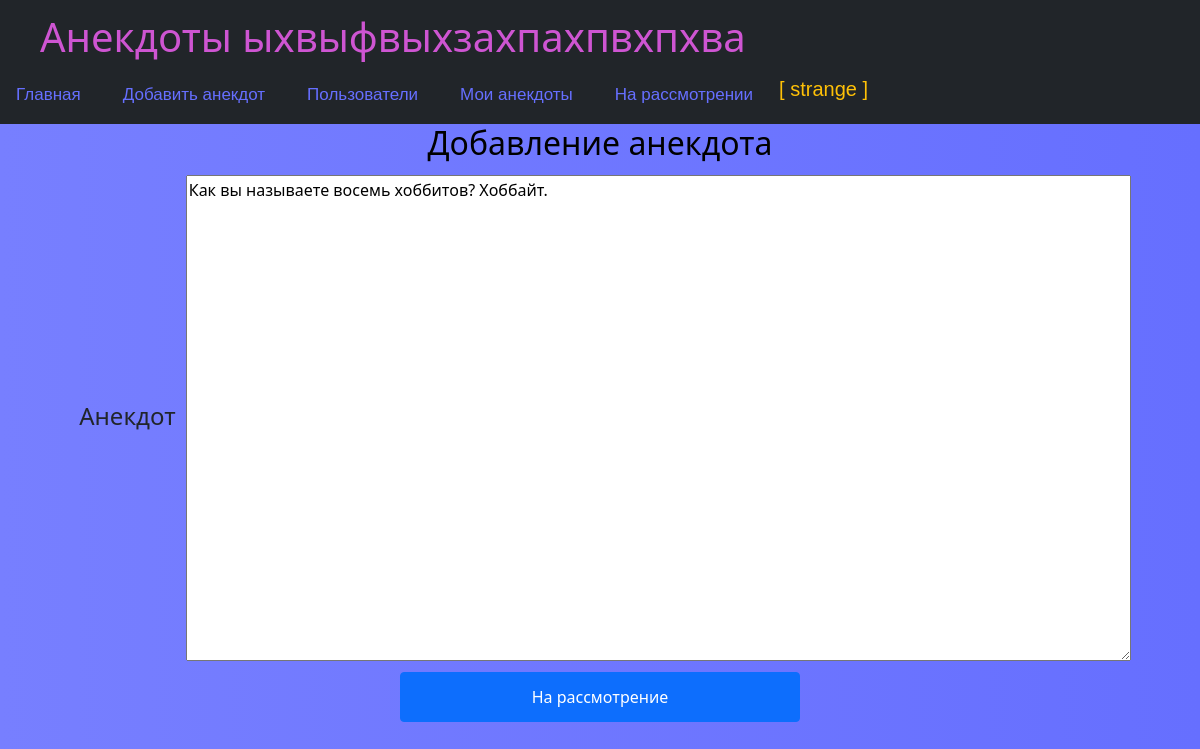
Screenshot of /edit_bid/9 (signed in) with the database file from the repository.
### data/users.py (models this page shows, shortened)
class User(SqlAlchemyBase, UserMixin, SerializerMixin):
    __tablename__ = 'users'
    id = sqlalchemy.Column(sqlalchemy.Integer, primary_key=True, autoincrement=True)
    nickname = sqlalchemy.Column(sqlalchemy.String, nullable=True)
    email = sqlalchemy.Column(sqlalchemy.String, index=True, unique=True, nullable=True)
    hashed_password = sqlalchemy.Column(sqlalchemy.String, nullable=True)
    rating = sqlalchemy.Column(sqlalchemy.Integer, nullable=True)
    dislikes = sqlalchemy.Column(sqlalchemy.Integer, nullable=True)
    role = sqlalchemy.Column(sqlalchemy.String, nullable=True)
    banned = sqlalchemy.Column(sqlalchemy.Boolean, nullable=True, default=False)
    anecdots = orm.relation("Anecdote", back_populates='user')

### data/bid.py (models this page shows)
class Bid(SqlAlchemyBase, SerializerMixin):
    __tablename__ = 'bid'
    id = sqlalchemy.Column(sqlalchemy.Integer, primary_key=True, autoincrement=True)
    anecdote = sqlalchemy.Column(sqlalchemy.String, nullable=True)
    date = sqlalchemy.Column(sqlalchemy.String, nullable=True)
    author = sqlalchemy.Column(sqlalchemy.Integer, sqlalchemy.ForeignKey("users.id"))
    rating = sqlalchemy.Column(sqlalchemy.Integer, nullable=True)
    user = orm.relation('User')

### main.py (the view)
@app.route('/edit_bid/<int:id_bid>', methods=['GET', 'POST'])
@login_required
def edit_bid(id_bid):
    if not (current_user.role == 'moder' or current_user.role == 'admin'):
        return redirect('/index')
    form = AddAnecdote()
    if request.method == "GET":
        anecdote = g.db_sess.query(Bid).filter(Bid.id == id_bid).first()
        form.anecdote.data = anecdote.anecdote
    if form.validate_on_submit():
        bid = g.db_sess.query(Bid).filter(Bid.id == id_bid).first()
        bid.anecdote = form.anecdote.data
        g.db_sess.commit()
        return redirect('/moder_bid')
    return render_template('add_anecdote.html', form=form)

### forms/add_anecdote.py
class AddAnecdote(FlaskForm):
    anecdote = TextAreaField('Анекдот', render_kw={"rows": 20, "cols": 100}, validators=[DataRequired()])
    submit = SubmitField('На рассмотрение')

### data/db_session.py (called while the page is built)
def create_session() -> Session:
    global __factory
    return __factory()

### main.py (called while the page is built)
@app.before_request
def before_request():
    g.db_sess = db_session.create_session()

@app.teardown_request
def teardown_request(teardown):
    g.db_sess.close()

@login_manager.user_loader
def load_user(user_id):
    return g.db_sess.query(User).get(user_id)

### templates/add_anecdote.html (shortened to what this page needs)
{% extends "parent_forms.html" %}
{% block content %}
<div align="center">
    <form action="" method="post">
        <h2 xmlns:border="http://www.w3.org/1999/xhtml">Добавление анекдота</h2>
        <table>
            {% for field in form if field.name not in ['submit', 'csrf_token'] %}
            <tr>
                <td style="padding: 5px;"><h4>{{ field.label }}</h4></td>
                <td style="padding: 5px;">{{ field() }}</td>
                <td style="padding: 5px;">
                </td>
            </tr>
            {% endfor %}
        </table>
        <p>{{ form.submit(type="submit", class="btn btn-primary", style="height:50px;width:400px") }}</p>
    </form>
</div>
{% endblock %}

### templates/parent_forms.html (shortened to what this page needs)
<!DOCTYPE html>
<html lang="ru">
<head>
    <link href="https://cdn.jsdelivr.net/npm/bootstrap@5.1.3/dist/css/bootstrap.min.css" rel="stylesheet"
>
    <link rel="stylesheet" type="text/css" href="/static/css/style.css">
    <div class="navbar bg-dark">
        <div class="navbar-brand"><h1>Анекдоты ыхвыфвыхзахпахпвхпхва</h1></div>
        <ul class="nav">
            <il class="a_link1 nav-item "><a class="a_link1 nav-link active" href="/index/0">Главная</a></il>
            {% if current_user.is_authenticated %}
            {% if current_user.banned == False %}
            <il class="a_link1 nav-item"><a class="a_link1 nav-link active" href="/add_anecdote">Добавить анекдот</a>
            </il>
            {% endif %}
            <il class="a_link1 nav-item"><a class="a_link1 nav-link active" href="/users">Пользователи</a></il>
            <il class="a_link1 nav-item"><a class="a_link1 nav-link active" href="/user/{{ current_user.id }}">Мои
                анекдоты</a></il>
            {% if current_user.role == 'moder' or current_user.role == 'admin' %}
            <il class="a_link1 nav-item"><a class="a_link1 nav-link active" href="/moder_bid">На рассмотрении</a></il>
            {% endif %}
            {% endif %}
            {% if current_user.is_authenticated %}
            <a class="a_link1 nav-item text-warning" style="margin-right: 30px; font-size:20px" href="/logout">[ {{
                current_user.nickname }} ]</a>
            {% else %}
            <div>
                <a class="btn btn-primary " href="/register">Зарегистрироваться</a>
                <a class="btn btn-success" style="margin-right: 40px;" href="/login">Войти</a>
            </div>
            {% endif %}
        </ul>
    </div>
</head>
<body>
<div class="container-fluid">
    <div class="row">
        <div class="col-md-12 main-block">{% block content %} {% endblock %}</div>
    </div>
</div>
</body>
</html>

### static/css/style.css (style rules this page uses)
h2 { color: #000000; text-align: center; }
h4 { padding-left: 20px; text-align: center; }
.main-block { height: 100vh; }
body, html { width: 100vw; height: 150vh; background: linear-gradient(to right, #777fff, #666fff); }
a { color: black; font-family: helvetica; text-decoration: none; }
.a_link1 a { font-family: helvetica; color: #666fff; font-size: 17px; }
.nav-item { padding-left: 0px; padding-right: 10px; }
input { width: 100%; height: 42px; padding-left: 10px; border: 2px solid #7B00AB; border-radius: 5px; outline: none; background: #F9F0DA; color: #000000; }

### rows the page displays
User: nickname "strange"
Bid: anecdote "Как вы называете восемь хоббитов? Хоббайт."

### other values shown
{{ field.label }} "Анекдот"
